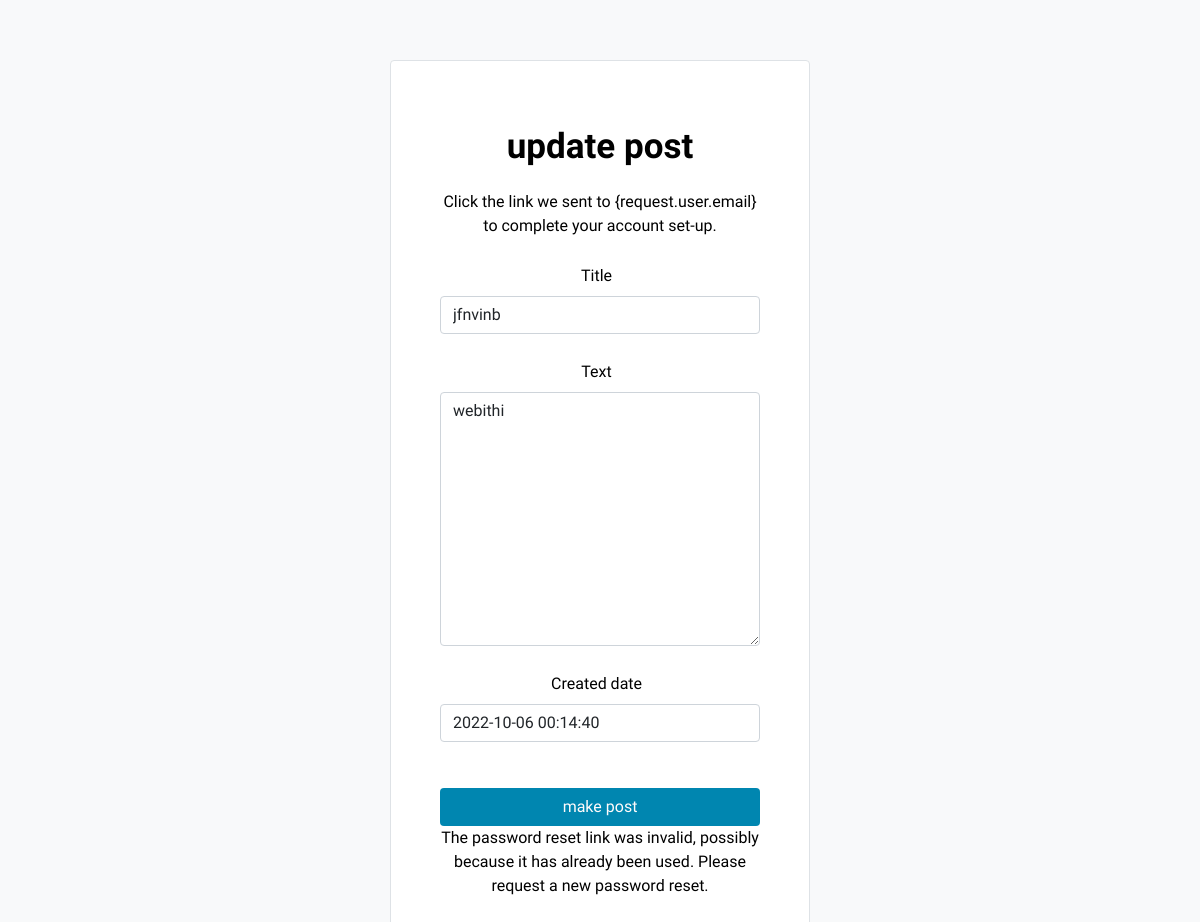
/profile/update/16 (signed in), run on an earlier commit of the app's database.
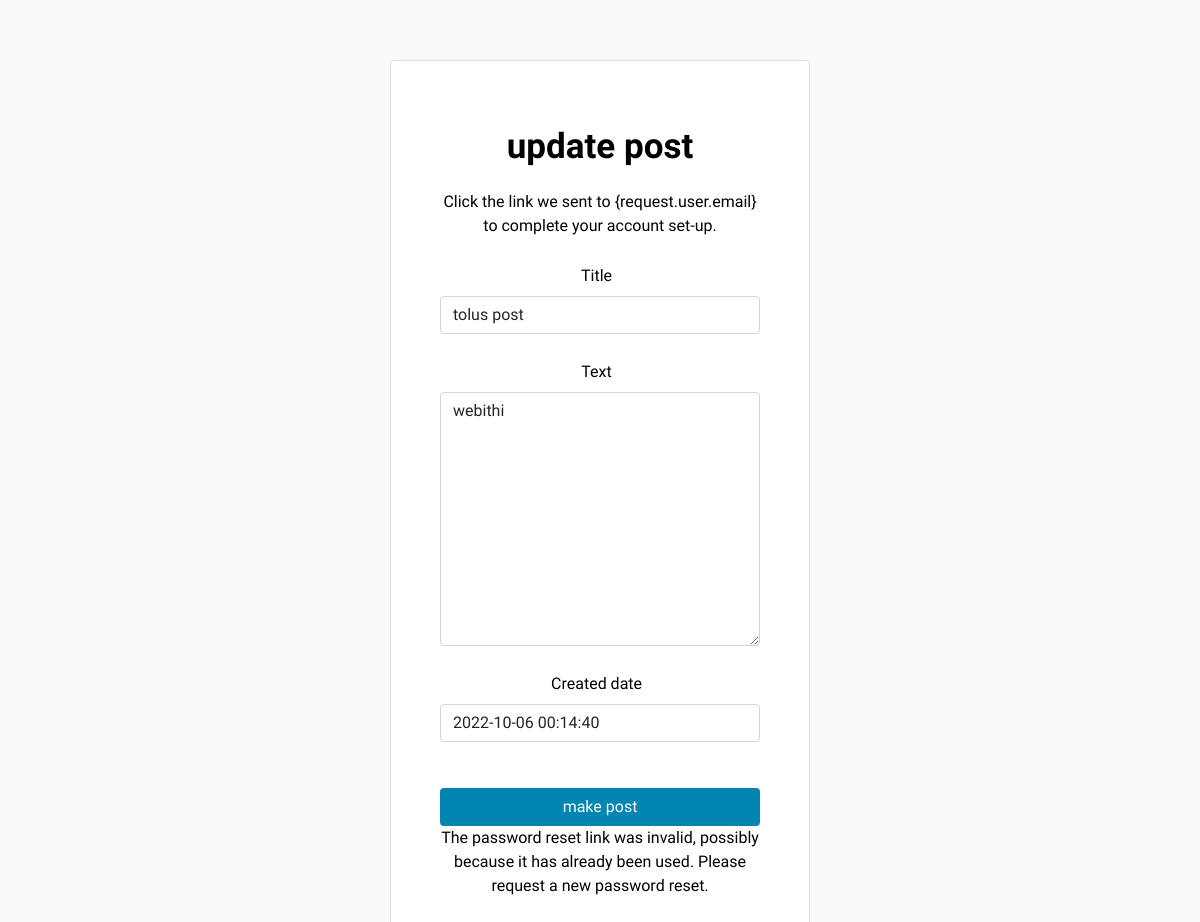
And on a later commit of the database.
### mypostit/models.py (models this page shows, shortened)
class Post(models.Model):
        user = models.OneToOneField(User, on_delete=models.CASCADE)
        title = models.CharField(max_length=200)
        text = models.TextField()
        created_date = models.DateTimeField(default=timezone.now)

### mypostit/views.py (the view, shortened to what this page needs)
# urls.py: path('profile/update/<int:pk>', update_view.as_view(),name='update_view'),
class update_view(UpdateView):
    template_name = 'update_post.html'
    model =Post
    fields= ('title','text','created_date')

### templates/update_post.html (shortened to what this page needs)
{% extends 'base.html'%}
{% load crispy_forms_tags %}
{% load socialaccount %}
{% block body%}
<body class="bg-light">
    <div class="container w-35 mx-auto d-block text-center m-t-60 bg-white p-t-60 w-sm rounded border p-b-80" >
        <p class="f-s-35 f-w-700"> update post</p>
        <p class="f-s-16">
            Click the link we sent to {request.user.email} <br> to complete your account set-up.
    </p>
    {% block content %}
<form method="POST"  class="mx-auto d-block in-style">
    <div class="">
        {% if user.is_authenticated%}
        {{form|crispy}}
        {% endif%}
        <button class="btn my-btncolor in-style m-t-30" type="submit" > make post</button>
        <p>The password reset link was invalid, possibly because it has already been used.  Please request a new password reset.</p>
        {% endblock %}
    </div>
    </div>
</body>
{% endblock body%}

What changed in the data, as far as the page shows it:
changed Post "webithi": title "jfnvinb" → "tolus post"
